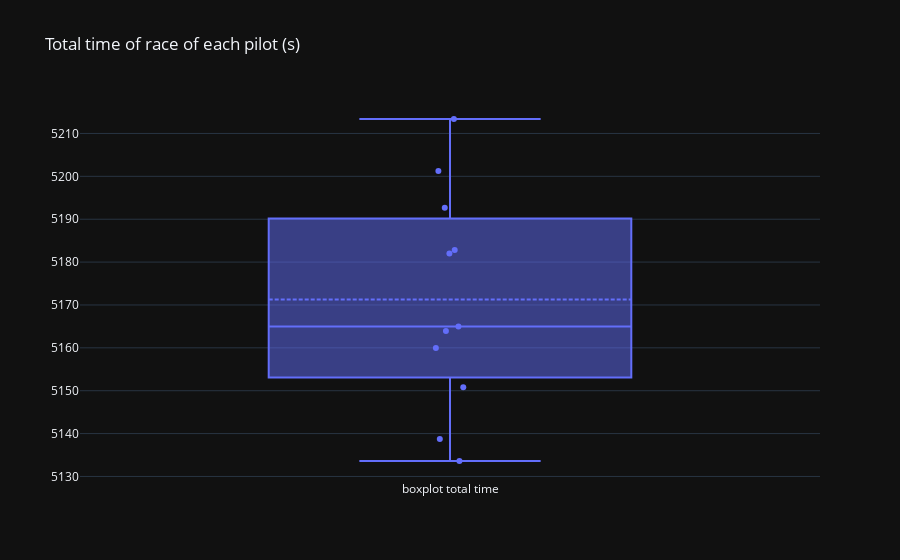

The code cell stored with this chart in its notebook:
### Code cell
fig = go.Figure(layout=go.Layout(title="Total time of race of each pilot (s)", template="plotly_dark"))
fig.add_trace(go.Box(y=last_gp["time"], name="boxplot total time", boxpoints="all", jitter=0.1, pointpos=0, boxmean=True, text=last_gp["pilot"]))

### Figure 1 — Plotly figure (JSON) as saved in the notebook; plotly's stock layout.template omitted (floating-point values rounded to 4 significant figures)
{"data": [{"boxmean": true, "boxpoints": "all", "jitter": 0.1, "name": "boxplot total time", "pointpos": 0, "text": ["ver", "lec", "per", "nor", "alo", "sai", "rus", "ham", "str", "gas", "alb", "zho", "sar", "oco", "bot", "pia", "dev", "mag", "tsu", "hul"], "type": "box", "y": [5134.0, 5139.0, 5151.0, 5160.0, 5164.0, 5165.0, 5182.0, 5183.0, 5193.0, 5201.0, 5213.0, null, null, null, null, null, null, null, null, null]}], "layout": {"title": {"text": "Total time of race of each pilot (s)"}}}
